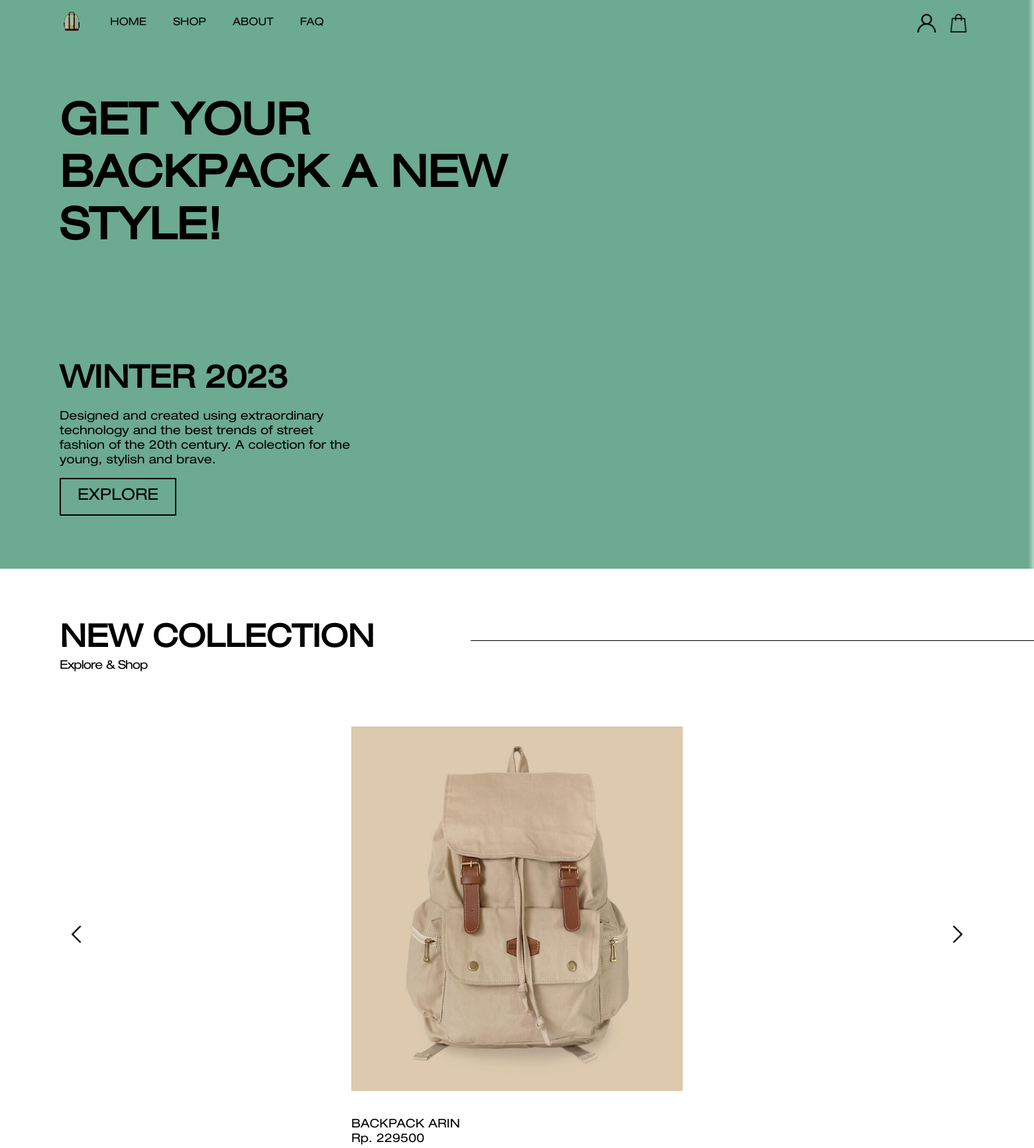
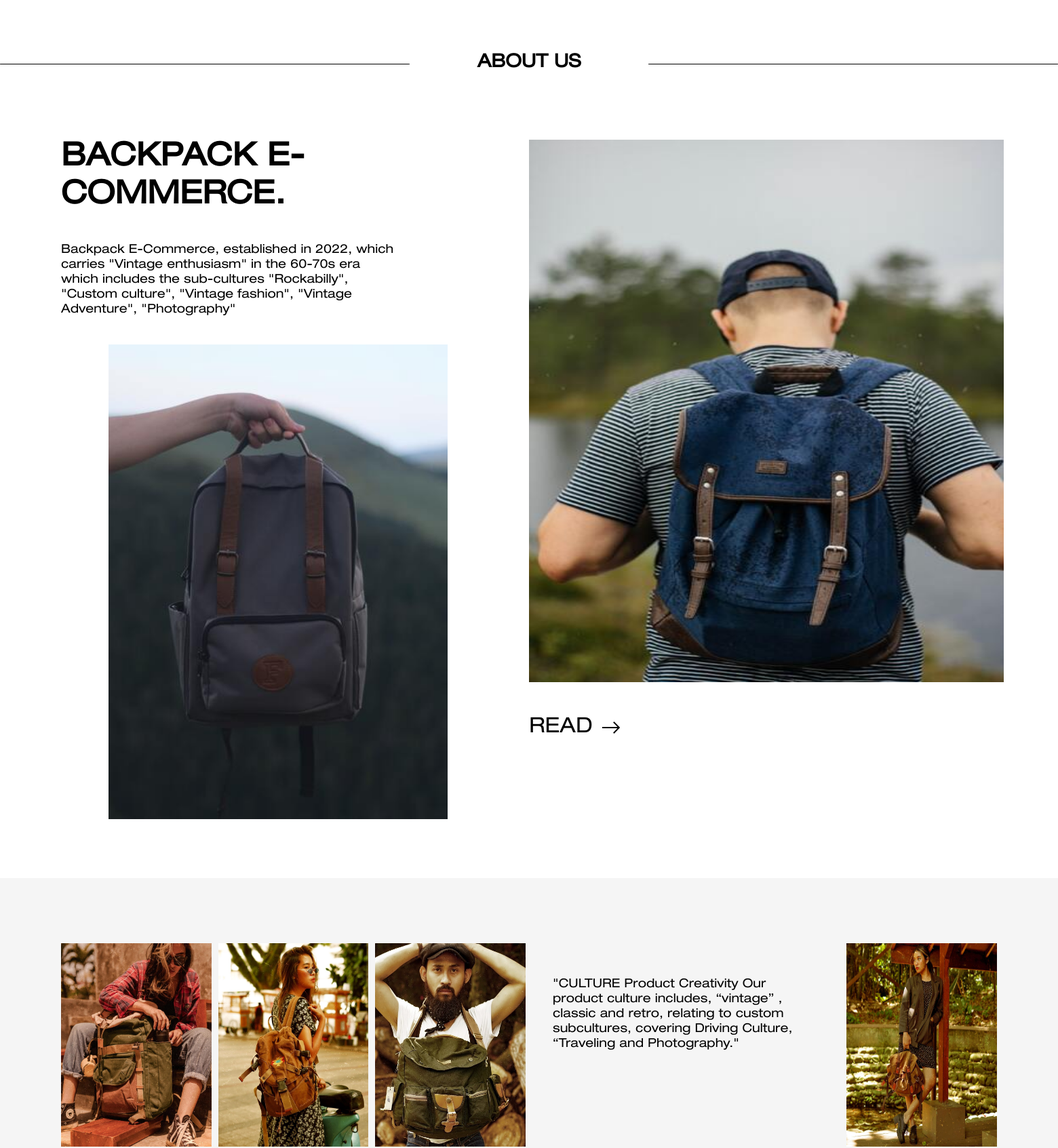
The page / (upper part) on the database its author committed (2 pictures, top to bottom).
### tables this page shows
CREATE TABLE `tbl_products` (
  `id` int(10) UNSIGNED NOT NULL,
  `product_name` varchar(100) NOT NULL,
  `product_price` float NOT NULL,
  `description` longtext NOT NULL,
  `img_name` varchar(150) NOT NULL,
  `stock` int(11) NOT NULL
);

### index.php (the view, shortened to what this page needs)
<?php
    $con = openCon();
?>
<!DOCTYPE html>
<html lang="en">
<head>
    <link rel="stylesheet" href="public/css/main.css">
</head>
<body>
    <header>
        <nav>
            <div class="container navbar">
                <div class="navbar-left">
                    <div class="navbar-logo">
                        <a href="#"><img src="public/images/logo/logo-arvene-ver.png" alt="logo"></a>
                    </div>
                    <div class="overlay">
                        <ul class="menu">
                            <li class="nav-item">
                                <a class="nav-link" href="index.php">home</a>
                            </li>
                            <li class="nav-item">
                                <a class="nav-link" href="shop.php">shop</a>
                            </li>
                            <li class="nav-item">
                                <a class="nav-link" href="about.php">about</a>
                            </li>
                            <li class="nav-item">
                                <a class="nav-link" href="faqs.php">faq</a>
                            </li>
                        </ul>
                    </div>
                </div>
                <div class="navbar-right">
                    <div class="navbar-button icon1">
                        <a href="cart.php"></a>
                    </div>
                    <div class="navbar-button icon2">
                        <a href="sign-up.php"></a>
                    </div>
                </div>
            </div>
        </nav>
        <section class="hero">
            <div class="container">
                <div class="heading">
                    <h1>Get your Backpack a new Style! </h1>
                </div>
                <div class="bottom">
                    <h2>WINTER 2023</h2>
                    <p>Designed and created using extraordinary technology and the best trends of street
                        fashion of the 20th century. A colection for the young, stylish and brave.</p>
                    <div class="explore">
                        <button class="btn-explore"><a class="nav-link" href="shop.php">Explore</a></button>
                    </div>
                </div>
            </div>
        </section>
    </header>
    <section class="collection">
        <div class="container">
            <div class="heading">
                <h2>new collection</h2>
                <button class="btn-explore2"><a class="nav-link" href="shop.php">Explore & Shop</a></button>
            </div>
            <div class="carousel">
                <?php
                    $limit = 8;
                    $query = "SELECT * FROM `tbl_products` ORDER BY `id` ASC LIMIT 0, " . $limit;
                    $result = $con->query($query);
                    if ($result->num_rows > 0) {
                        while($row = $result->fetch_array()){
                            echo "<div class=\"slides item1\">";
                                $img = "admin/images/" . $row['img_name'];
                                echo "<img src=$img alt=\"\" class=\"card__image\" />";
                                echo "<div class=\"details\">";
                                    echo "<p class=\"item-title\">Backpack " . $row['product_name'] . "</p>";
                                    echo "<p class=\"price\">Rp. " . $row['product_price'] . "</p>";
                                echo "</div>";
                            echo "</div>";
                        }
                    }
                ?>
                <div class="next-prev">
                    <a class="prev" onclick="plusSlides(-1)">
                        <img src="public/images/icons/prev.png" alt="">
                    </a>
                    <a class="next" onclick="plusSlides(1)">
                        <img src="public/images/icons/next.png" alt="">
                    </a>
                </div>
            </div>
        </div>
    </section>
    <section class="about-us">
        <h2 class="heading">about us</h2>
        <div class="container">
            <div class="left">
                <h2>Backpack E-Commerce.</h2>
                <p>Backpack E-Commerce, established in 2022, which carries "Vintage enthusiasm" in the 60-70s era which includes the sub-cultures "Rockabilly", "Custom culture", "Vintage fashion", "Vintage Adventure", "Photography"</p>
                <img src="public/images/pics/aboutus2.jpg" alt="">
            </div>
            <div class="right">
                <img src="public/images/pics/aboutus1.jpg" alt="">
                <button class="btn-read"><a href="about.php">read</button>
            </div>
        </div>
    </section>
    <section class="gallery">
        <div class="container">
            <div class="pic">
                <img src="public/images/pics/pic1.jpg" alt="">
            </div>
            <div class="pic">
                <img src="public/images/pics/pic2.jpg" alt="">
            </div>
            <div class="pic">
                <img src="public/images/pics/pic3.jpg" alt="">
            </div>
            <div class="span2">
                <p>"CULTURE
                    Product Creativity
                    Our product culture includes, “vintage” , classic and retro, relating to custom subcultures, covering Driving Culture, “Traveling and Photography."</p>
            </div>
            <div class="pic">
                <img src="public/images/pics/pic4.jpg" alt="">
            </div>
        </div>
    </section>
</body>
</html>

### rows shown on the page
tbl_products: img_name (picture), product_name "ARIN", product_price "229500"
